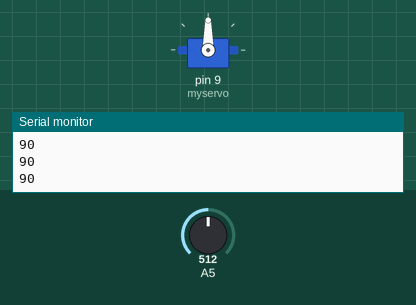
Simulated run of this sketch. Board: Arduino Uno, built with avr-gcc and run on an emulated ATmega328P. On the bench: servo, the last lines printed to the serial monitor. Inputs (shaded band) come from the test bench; at power-on: A5 = 512.

Above: at 1.2 s.
1.3 s: A5 set to 716
At 2.5 s:
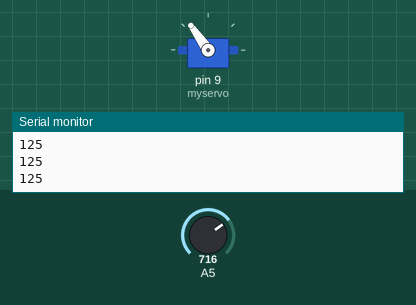
2.8 s: A5 set to 900
At 3.9 s:
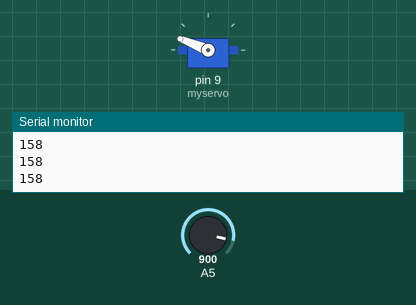
4.3 s: A5 set to 1023
At 5.2 s:
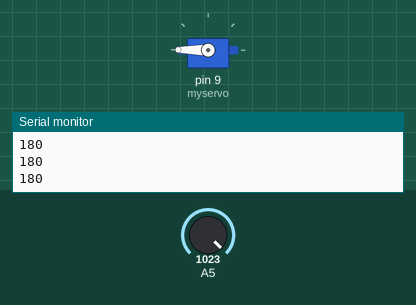
5.8 s: A5 set to 306
At 6.6 s:
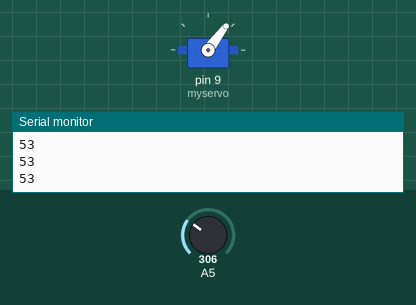
7.3 s: A5 set to 122
At 7.9 s:
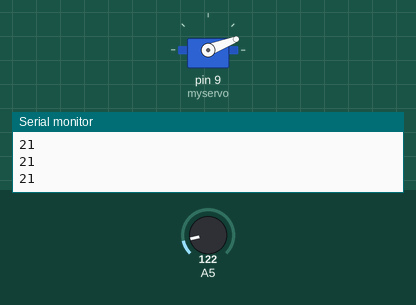
8.8 s: A5 set to 0
At 9.3 s:
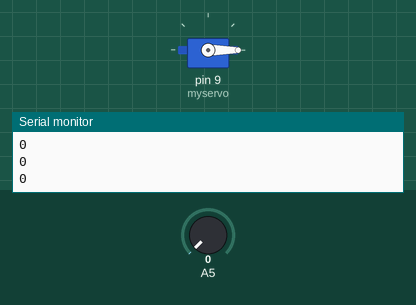
Timing chart, 0 to 11.3 s (numbered marks = the images above; inputs shaded):
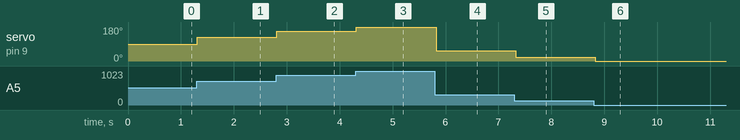

The sketch:

servo.ino
```cpp
#include <Servo.h>

Servo myservo;  // create servo object to control a servo
// twelve servo objects can be created on most boards

int pos = 0;    // variable to store the servo position
int mappos;

void setup() {
  Serial.begin(115200);
  myservo.attach(9);  // attaches the servo on pin 9 to the servo object
}

void loop() {
  pos = analogRead(A5);
  mappos = map(pos,0,1023,0,180);
  myservo.write(mappos);              // tell servo to go to position in variable 'pos'
  Serial.println(mappos);
  delay(100);
}
```

Measured:
- after the input at 1.3 s, servo on pin 9 (myservo): 90° → 125° at once
- after the input at 2.8 s, servo on pin 9 (myservo): 125° → 158° at once
- after the input at 4.3 s, servo on pin 9 (myservo): 158° → 180° at once
- after the input at 5.8 s, servo on pin 9 (myservo): 180° → 53° at once
- after the input at 7.3 s, servo on pin 9 (myservo): 53° → 21° at once
- after the input at 8.8 s, servo on pin 9 (myservo): 21° → 0° at once
